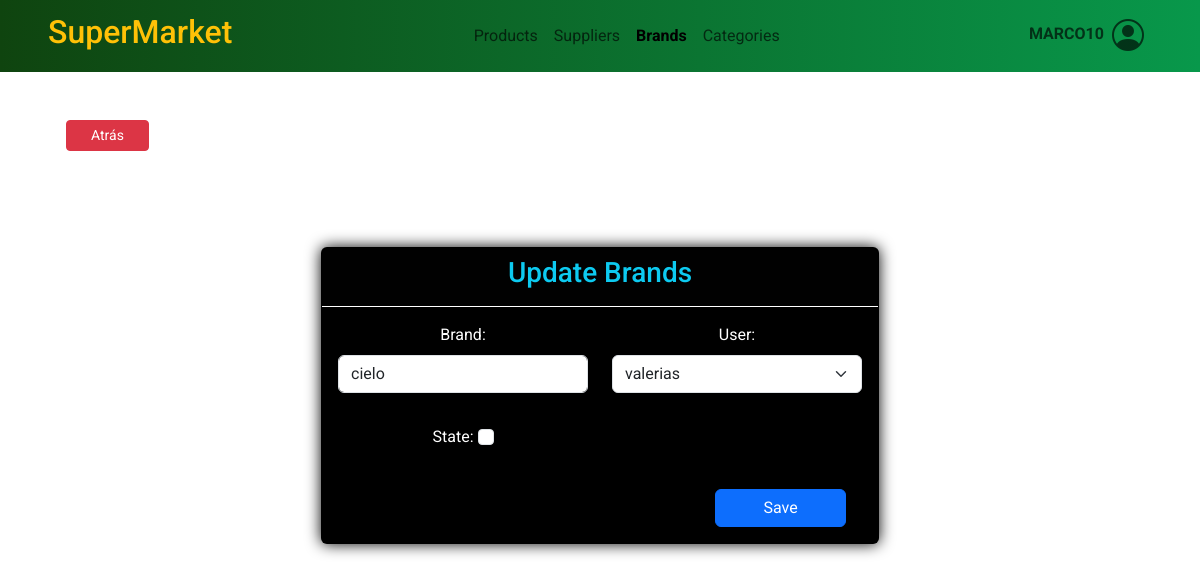
The app's page /brands/update_brand/1/ (signed in) with its own data.
### ventas/models.py (models this page shows, shortened)
class Company(models.Model):
    business_name = models.CharField(max_length=100)
    ruc = models.BigIntegerField(unique=True)  # BigIntegerField si el RUC puede ser un número grande

class Brand(models.Model):
    description = models.CharField('Brand',max_length=100, validators=[letters_only_validator])
    user = models.ForeignKey(User,on_delete=models.CASCADE)
    created = models.DateTimeField(auto_now_add=True)
    updated = models.DateTimeField(auto_now=True)
    state = models.BooleanField('Activo', default = True)
    objects = models.Manager()  # Manager predeterminado
    active_brands = ActiveBrandManager()  # Manager filtrado por state=True
    class Meta:
        verbose_name = 'Marca'
        verbose_name_plural = 'Marcas'
        ordering = ['description']
        indexes = [
            models.Index(fields=['description']),]

### ventas/views.py (the view)
# urls.py: path('brands/update_brand/<int:brand_id>/', views.update_brand, name='update_brand'),
@login_required
def update_brand(request, brand_id):
    company = Company.objects.first()
    brand = get_object_or_404(Brand, pk=brand_id)
    users = User.objects.all()
    if request.method == 'POST':
        form = BrandForm(request.POST, instance=brand)
        if form.is_valid():
            description = form.cleaned_data.get('description')
            if Brand.objects.filter(description=description).exclude(pk=brand_id).exists():
                form.add_error('description', 'La marca con esta descripción ya existe.')
            else:
                form.save()
                return redirect('ventas:brands')
        return render(request, 'ventas/brands/update_brand.html', {
            'form': form,
            'error_message': form.errors,
            'title1': "Brands",
            'title2': "Update Brands",
            'brand': brand,
            'company': company,
            'users': users,
        })
    else:
        form = BrandForm(instance=brand)
        data = {
            'form': form,
            'title1': "Brands",
            'title2': "Update Brands",
            'brand': brand,
            'company': company,
            'users': users,
        }
        return render(request, 'ventas/brands/update_brand.html', data)

### ventas/forms.py
class BrandForm(ModelForm):
    class Meta:
        model = Brand
        fields = ['description', 'user', 'state']

### templates/ventas/brands/update_brand.html (shortened to what this page needs)
{% extends 'base.html' %}
{% block content %}
<div class="container mt-5">
    <div class="mx-4">
        <a class="btn btn-danger btn-sm px-4" href="{% url 'ventas:brands' %}">Atrás</a>
    </div>
    <div class="row">
        <div class="col mt-5 pt-5">
            <div class="card text-center bg-black w-50 mx-auto">
                <div class="card-header text-info border-white">
                    <h3>{{ title2 }}</h3>
                </div>
                <div class="card-body text-white">
                    <form method="POST" id="BrandsForm">
                        <div class="row">
                            <div class="col-sm-6 mb-3">
                                <label for="id_description" class="form-label">Brand:</label>
                                <input type="text" name="description" class="form-control" value="{{ brand.description }}" required id="id_description">
                            </div>
                            <div class="col-sm-6 mb-3">
                                <label for="id_user" class="form-label">User:</label>
                                <select name="user" class="form-select" required id="id_user">
                                    {% for user in users %}
                                    <option value="{{ user.id }}" {% if brand.user_id == user.id %}selected{% endif %}>{{ user.username }}</option>
                                    {% endfor %}
                                </select>
                            </div>
                            <div class="col-sm-6 my-3">
                                <label for="id_state" class="form-label">State:</label>
                                <input type="checkbox" name="state" class="form-check-input" id="id_state" {% if brand.state %}checked{% endif %}>
                            </div>
                            <div class="col-12 text-end border-white mt-3">
                                <button type="submit" class="btn btn-primary w-25 mx-3">Save</button>
                            </div>
                        </div>
                    </form>
                </div>
            </div>
        </div>
    </div>
</div>
{% endblock %}

### templates/base.html (shortened to what this page needs)
<!doctype html>
<html lang="en">
<head>
    {% load static %}
    <link href="https://cdn.jsdelivr.net/npm/bootstrap@5.3.3/dist/css/bootstrap.min.css" rel="stylesheet"
>
    <link rel="stylesheet" href="https://cdn.jsdelivr.net/npm/bootstrap-icons@1.10.5/font/bootstrap-icons.css">
    <link rel="stylesheet" type="text/css" href="{% static 'css/main.css' %}">
</head>
<body class="fondo1">
    <header id="header">
        <nav class="navbar navbar-expand-lg  sticky-top justify-content-between" id="nav">
            <a href="#" class="navbar-brand mx-5">
                <h2 class="text-warning">{{ company.business_name }}</h2>
            </a>
            <div class="collapse navbar-collapse flex-grow-0 mx-5" id="contenido-nav">
                <ul class="navbar-nav">
                    <li class="nav-item">
                        <a href="{% url 'ventas:products' %}"
                            class="nav-link {% if '/products/' in request.path %}active fw-bold{% endif %}">
                            Products
                        </a>
                    </li>
                    <li class="nav-item">
                        <a href="{% url 'ventas:suppliers' %}"
                            class="nav-link {% if '/suppliers/' in request.path %}active fw-bold{% endif %}">
                            Suppliers
                        </a>
                    </li>
                    <li class="nav-item">
                        <a href="{% url 'ventas:brands' %}"
                            class="nav-link {% if '/brands/' in request.path %}active fw-bold{% endif %}">
                            Brands
                        </a>
                    </li>
                    <li class="nav-item">
                        <a href="{% url 'ventas:categories' %}"
                            class="nav-link {% if '/categories/' in request.path %}active fw-bold{% endif %}">
                            Categories
                        </a>
                    </li>
                </ul>
            </div>
            <div class="collapse navbar-collapse flex-grow-0 mx-5" id="contenido-nav">
                <ul class="navbar-nav">
                    <li class="nav-item dropdown">
                        <div class="btn-group">
                            <a href="#" class="nav-link dropdown fs-3 d-flex align-items-center" id="btn-dropdown-informacion"
                                data-bs-toggle="dropdown" aria-haspopup="true" aria-expanded="true">
                                <div class="d-flex flex-column me-2 fw-bolder">
                                    {% if user.is_authenticated %}
                                    <span class="fs-6">{{ user.username.upper }}</span>
                                    {% else %}
                                    <span>Guest</span>
                                    {% endif %}
                                </div>
                                <i class="bi bi-person-circle"></i>
                            </a>
                        </div>
                    </li>
                </ul>
            </div>
        </nav>
    </header>
    <main id="content">
        {% block content %}{% endblock content %}
    </main>
</body>
</html>

### static/css/main.css (style rules this page uses)
body { font-family: 'Roboto', sans-serif; margin: 0; padding: 0; background-color: #f8f8f8; color: #333333; }
#nav { background: linear-gradient(to right, #0f440f, #08984b); }
.card { box-shadow: 0 0 15px 0 black; }
.nav-link.dropdown { display: flex; align-items: center; padding: 0; }
.nav-link.dropdown .bi-person-circle { font-size: 2rem; }
.nav-link.dropdown .flex-column { display: flex; flex-direction: column; align-items: flex-start; margin-top: -4px; }
.fondo1 { background: url('https://images.unsplash.com/photo-1528733918455-5a59687cedf0?crop=entropy&cs=tinysrgb&fit=crop&fm=jpg&h=900&ixid=MnwxfDB8MXxyYW5kb218MHx8c3VwZXJtYXJrZXR8fHx8fHwxNzE3MTM0ODc3&ixlib=rb-4.0.3&q=80&utm_campaign=api-credit&utm_medium=referral&utm_source=unsplash_source&w=1600') no-repeat center center; background-size: cover; }

### records on screen
Company: business_name "SuperMarket"
Brand: description "cielo", user "valerias"

### other values on screen
{{ user.username.upper }} "MARCO10"
{{ title2 }} "Update Brands"
